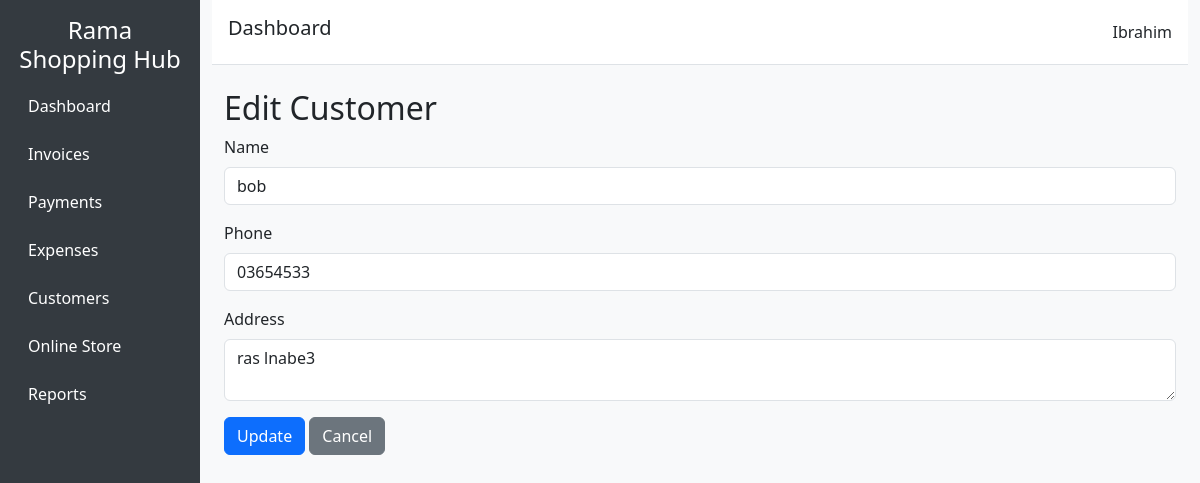
The page /customers/edit/1 on the database its author committed.
### app/models.py (models this page shows, shortened)
class Customer(db.Model):
    id = db.Column(db.Integer, primary_key=True)
    name = db.Column(db.String(150), nullable=False)
    phone = db.Column(db.String(50))
    address = db.Column(db.String(250))
    wallet_balance = db.Column(db.Float, default=0.0)
    created_at = db.Column(db.DateTime, default=datetime.utcnow)
    invoices = db.relationship('Invoice', backref='customer', cascade="all, delete-orphan")

### app/routes/customers.py (the view, shortened to what this page needs)
@customers_bp.route('/edit/<int:id>', methods=['GET', 'POST'])
def edit_customer(id):
    customer = Customer.query.get_or_404(id)
    return render_template('customers/edit.html', customer=customer)

### app/templates/customers/edit.html (shortened to what this page needs)
{% extends "base.html" %}
{% block content %}
<h2>Edit Customer</h2>
<form method="POST">
    <div class="mb-3">
        <label class="form-label">Name</label>
        <input type="text" class="form-control" name="name" value="{{ customer.name }}" required>
    </div>
    <div class="mb-3">
        <label class="form-label">Phone</label>
        <input type="text" class="form-control" name="phone" value="{{ customer.phone }}">
    </div>
    <div class="mb-3">
        <label class="form-label">Address</label>
        <textarea class="form-control" name="address" rows="2" required>{{ customer.address }}</textarea>
    </div>
    <button type="submit" class="btn btn-primary">Update</button>
    <a href="{{ url_for('customers.list_customers') }}" class="btn btn-secondary">Cancel</a>
</form>
{% endblock %}

### app/templates/base.html (style rules this page uses)
body { font-family: 'Segoe UI', Tahoma, Geneva, Verdana, sans-serif; background-color: #f8f9fa; }

### rows shown on the page
Customer: name "bob", phone "03654533", address "ras lnabe3"
